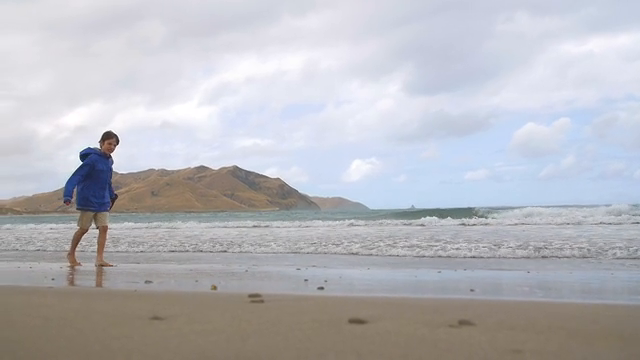
#> input picture frame 40 of TESI/data/videos/boy-walking.mp4, 640 x 360 px, given in place of video.mp4, which was not available
$ jupyter execute --allow-errors KF.ipynb   (shell and % lines are left out)   (text cells are left out)
#> lines starting #> are read from the running program, lines starting #| are printed output that depends on the picture; pictures that were not available may be replaced by others from this repository, and a replacement may not be noted
[cell 1]
import os
import sys
import shutil
import cv2
import time
from math import atan2, cos, sin
import numpy as np
import matplotlib.pyplot as plt
from dataPath import DATA_PATH, PATH_OUT_VIDEO, DATA_FILE_PATH

[cell 2]
# Load video
cap = cv2.VideoCapture(DATA_PATH + "videos/video.mp4")

# Confirm video is open
if not cap.isOpened():
    print("Unable to read video")

# Get size of source video
width_video = int(cap.get(cv2.CAP_PROP_FRAME_WIDTH))
height_video = int(cap.get(cv2.CAP_PROP_FRAME_HEIGHT))

# Set padding
padding = 20

# ROI size
w_ = width_video - 2 * padding
h_ = height_video - 2 * padding

# Video size
w = 2 * w_
h = h_

#print(f'size video {w_}, {h_}')

# Set File video output
out = cv2.VideoWriter(
    PATH_OUT_VIDEO+'output.avi', cv2.VideoWriter_fourcc('M', 'J', 'P', 'G'), 30, (w, h))

# 'M', 'J', 'P', 'G'
# Variable for storing frames
prev_gray = []
cur = []
cur_gray = []

# Initialazing parameters
a = 0
x = 0
y = 0

# posteriori state, priori estimate, posteriori estimate error covarience, priori estimate error covariance
# gain and actual measuremeents
X, X_, P, P_, K = [None for _ in range(0, 5)]

# process and measurement noise covariance
"""
Q is the covariance of the process noise. Simply put, Q specifies how much the actual motion of the object
deviates from your assumed motion model. If you are tracking cars on a road, then the constant velocity model
should be reasonably good, and the entries of Q should be small. If you are tracking people's faces, they are
not likely to move with a constant velocity, so you need to crank up Q.

R is the covariance matrix of the measurement noise, assumed to be Gaussian. In the context of tracking objects
in video it means your detection error. Let's say you are using a face detector to detect faces, and then you
want to track them using the Kalman filter. You run the detector, you get a bounding box for each face, and
then you use the Kalman filter to track the centroid of each box. The R matrix must describe how uncertain you
are about the location of the centroid. So in this case for the x,y coordinates the corresponding diagonal values
of R should be a few pixels. If your state includes velocity, then you need to guess the uncertainty of the
velocity measurement, and take the units into account. If your position is measured in pixels and your velocity
in pixels per frame, then the diagonal entries of R must reflect that.
"""
Q, R = np.full(3, .01, dtype=np.float32), np.full(3, 5, dtype=np.float32)

# keeping the last transformation just in case.
last_T = np.zeros((2, 3), dtype=np.float32)

# time variable
ticks = 0
preTicks = 0

# param for Shi-Tomasi corner detector
numCorners = 200
feautures_param = dict(maxCorners=numCorners,
                       qualityLevel=0.01,
                       minDistance=30,
                       blockSize=7)

# Read first frame
_, prev_frame = cap.read()
#> prev_frame is the input picture: shape (360, 640, 3); mean B, G, R 188.8, 183.4, 183.1

# Find the size of the image
sz = prev_frame.shape[0:1]
#> sz = (360,)

# Set setp k to 1
k = 1

# Remove previous files from data folder
#> (the rest of this cell did not finish here and is left out)

[cell 3]
while True:
    sucess, cur = cap.read()
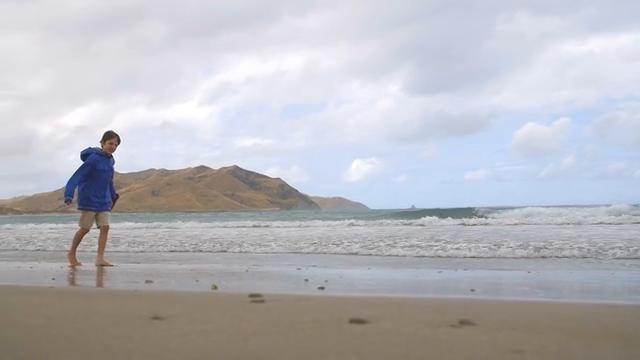
#> input picture frame 41 of TESI/data/videos/boy-walking.mp4, 640 x 360 px, given in place of video.mp4, which was not available
#> cur is the input picture: shape (360, 640, 3); mean B, G, R 189.2, 183.6, 183.5

    if not sucess:
        break

    """
    # Only if u(t) exists is necessary calculate delta time.
    # Change the equation state.
    # Update dt for transition matrix.
    # dt = time elapsed.
    preTicks = ticks
    ticks = cv2.getTickCount()
    dt = (ticks - preTicks) / cv2.getTickFrequency()
    """

    prev_gray = cv2.cvtColor(prev_frame, cv2.COLOR_BGR2GRAY)
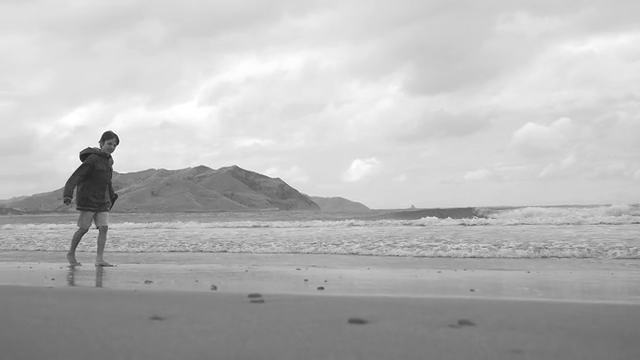
#> prev_gray: shape (360, 640); min 24, max 255, mean 183.9
    cur_gray = cv2.cvtColor(cur, cv2.COLOR_BGR2GRAY)

    # Take the corner of the previous frame
    prev_corner = cv2.goodFeaturesToTrack(
        prev_gray, maxCorners=200, qualityLevel=0.01, minDistance=30)
#> prev_corner = 52 rows, first 8: [82, 162], [111, 154], [96, 228], [323, 288], [69, 264], [114, 192], [64, 202], [449, 217]
    # Calculate optical flow
    new_points, status, err = cv2.calcOpticalFlowPyrLK(
        prev_gray, cur_gray, prev_corner, None)
#> new_points = 52 rows, first 8: [83, 161.9], [112.3, 153.7], [97.22, 227.9], [323.5, 287.9], [69.64, 263.8], [115.2, 191.7], [64.86, 201.7], [449.2, 216.9]; status = 52 values from 1 to 1; err = 52 values, max 5.09 at index 2, min 0.639 at index 40, mean 2.18

    # Select good points
    prev_corner2 = prev_corner[status == 1]
#> prev_corner2 = 52 pairs, first value 16 to 630, second value 154 to 321
    cur_corner2 = new_points[status == 1]
#> cur_corner2 = 52 pairs, first value 16.01 to 630.1, second value 153.7 to 321

    # translation + rotation only estimate the transformation
    prev_corner2 = np.array(prev_corner2).astype(np.float32)
    cur_corner2 = np.array(cur_corner2).astype(np.float32)
    T, _ = cv2.estimateAffine2D(prev_corner2, cur_corner2)
#> T = [[0.999, 3.02e-06, 0.579], [0.000318, 1, -0.247]]

    T = T if T is not None else last_T
    #    T = [[1, 0, 0], [0, 1, 0]]

    # decompose T
    dx = T[0, 2]
#> dx = 0.579
    dy = T[1, 2]
#> dy = -0.247
    da = atan2(T[1, 0].astype(np.float32), T[0, 0].astype(np.float32))
#> da = 0.000318

    # Save the original roto-tralsation
    with open(DATA_FILE_PATH + 'out_transform.csv', 'a') as file_transform:
        file_transform.write(f'{k},{dx},{dy},{da},\n')

    # Accumalated frame by frame. Show the original trajectory
    x += dx
#> x = 0.579
    y += dy
#> y = -0.247
    a += da
#> a = 0.000318

    # Save the original trajectory
    with open(DATA_FILE_PATH + 'out_trajectory.csv', 'a') as file_traj:
        file_traj.write(f'{k},{x},{y},{a},\n')

    # measurement = np.array([x, y, a]).astype(np.float32)
    z = np.array([x, y, a]).astype(np.float32)
#> z = [0.579, -0.247, 0.000318]

    if k == 1:
        # Update state. Note x, y, a are set to measured values.
        # vx = vy = va = 0 because we have no idea about the velocities yet.
        # Set diagonal values for R and Q
        X = np.zeros(3, dtype=np.float32)
        P = np.ones(3, dtype=np.float32)
        P_ = np.zeros(3, dtype=np.float32)
        K = np.zeros(3, dtype=np.float32)
    else:
        # prediction
        X_ = X
        P_ = P + Q
        # correction
        K = P_ / (P + R)
        X = X + K * (z - X_)
        P = (np.ones(3, dtype=np.float32) - K) * P_

    # Save Kalman gain and projected Covariance error
    with open(DATA_FILE_PATH + 'param.csv', 'a') as file_trasf:
        file_trasf.write(
            f'{k},{K[0]},{K[1]},{K[2]},{P_[0]},{P_[1]},{P_[2]},\n')

    # smoothed trajectory
    # Save smooth trajectory
    Xx, Xy, Xa = X[0], X[1], X[2]
    with open(DATA_FILE_PATH + 'smooth_trajectory.csv', 'a') as smooth_traj:
        smooth_traj.write(f'{k},{Xx},{Xy},{Xa},\n')

    # target - current position = correction
    diff_x = Xx - x
#> diff_x = -0.579
    diff_y = Xy - y
#> diff_y = 0.247
    diff_a = Xa - a
#> diff_a = -0.000318

    dx += diff_x
#> dx = 0
    dy += diff_y
#> dy = 0
    da += diff_a
#> da = 0

    # Saving the differece applied to original k-frame
    with open(DATA_FILE_PATH + 'prev_curr_transform.csv', 'a') as file_trasf:
        file_trasf.write(f'{k},{diff_x},{diff_y},{diff_a},\n')

    # Set the transformation
    T = np.array([
        [cos(diff_a), -sin(diff_a), diff_x],
        [sin(diff_a), cos(diff_a), diff_y]
    ], dtype=np.float32)
#> T = [[1, 0.000318, -0.579], [-0.000318, 1, 0.247]]

    # warp the image based on T
    warped_img = cv2.warpAffine(cur, T, (cur.shape[1], cur.shape[0]))

    # resize wared image for a comparison side by side
    resized_cur = cv2.resize(cur, (w_, h_),
                             interpolation=cv2.INTER_LINEAR)
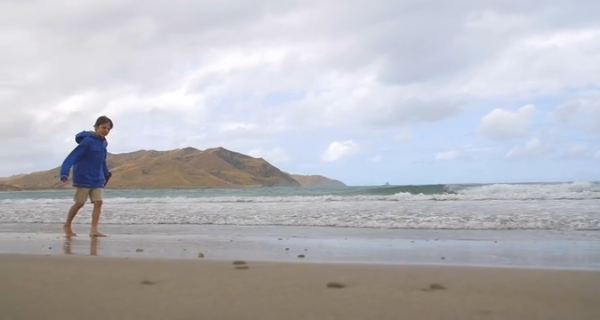
#> resized_cur: shape (320, 600, 3); mean B, G, R 189.1, 183.5, 183.4

    # crop image borders
    crop_img = warped_img[padding:padding+h_, padding:padding+w_]
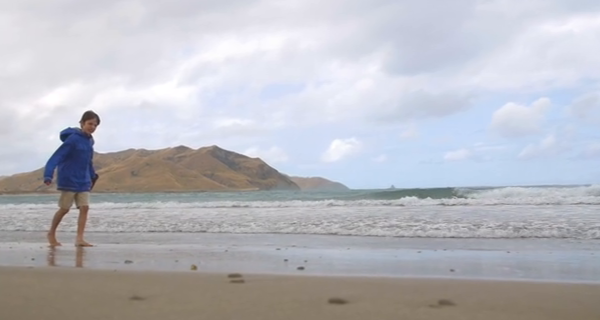
#> crop_img: shape (320, 600, 3); mean B, G, R 192.6, 185.9, 185.2

    # concatenate image original + stabilyzed
    output = np.concatenate((resized_cur, crop_img), axis=1)
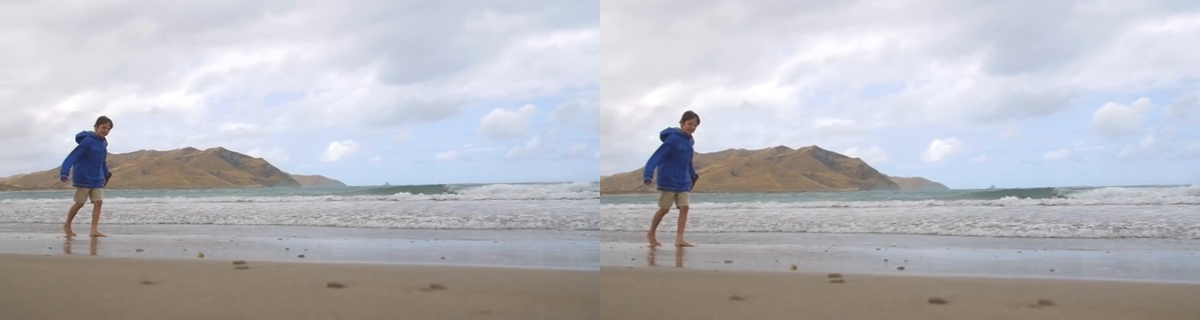
#> output: shape (320, 1200, 3); mean B, G, R 190.8, 184.7, 184.3

    # for a check on the size
    if k == 1:
        print('size output', output.shape[:2])
#| size output (320, 1200)
        print(f'size video {h},{w}')
        print('size original', resized_cur.shape[:2])
#| size original (320, 600)
        print('size warp image', crop_img.shape[:2])
#| size warp image (320, 600)

    # write frame
    out.write(output)
    prev_frame = cur

    k += 1

$ run again, starting later in the video
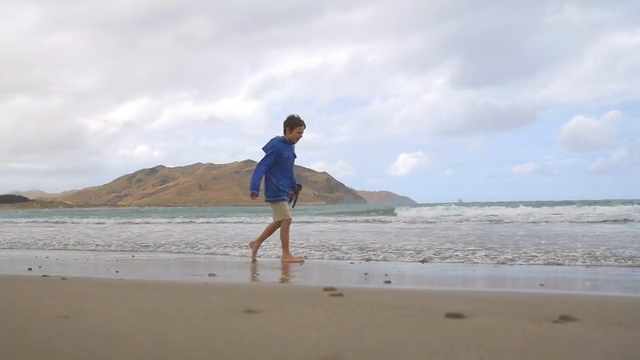
#> input picture frame 183 of TESI/data/videos/boy-walking.mp4, 640 x 360 px, given in place of video.mp4, which was not available
#> prev_frame is the input picture: shape (360, 640, 3); mean B, G, R 185.2, 181.1, 182.1
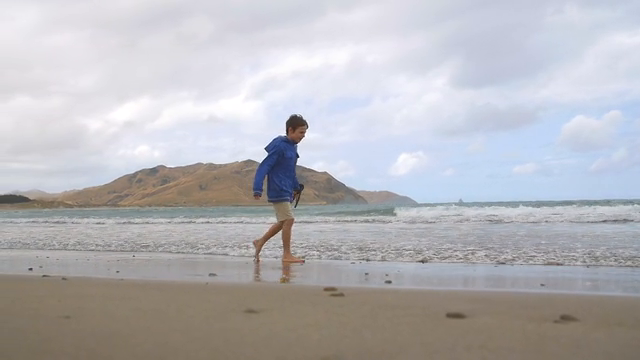
#> input picture frame 184 of TESI/data/videos/boy-walking.mp4, 640 x 360 px, given in place of video.mp4, which was not available
#> cur is the input picture: shape (360, 640, 3); mean B, G, R 184.8, 181, 181.8
#> prev_corner = 55 rows, first 8: [283, 135], [295, 163], [31, 269], [280, 228], [257, 162], [390, 282], [133, 256], [256, 258]
#> new_points = 55 rows, first 8: [285.5, 134.7], [297.5, 163.3], [31.58, 269], [281.7, 229.9], [259.2, 162.3], [390.7, 281.9], [133.3, 256.1], [259.1, 257.6]; status = 55 values from 1 to 1; err = 55 values, max 9.78 at index 7, min 0.427 at index 50, mean 2.41
#> prev_corner2 = 55 pairs, first value 17 to 633, second value 135 to 318
#> cur_corner2 = 55 pairs, first value 17.62 to 633, second value 134.7 to 318
#> `T, _ = cv2.estimateAffine2D(prev_corner2, cur_corner2)`: T = [[0.999, -0.00634, 2.12], [5.04e-05, 1, 0.1]]
#> `dx = T[0, 2]`: dx = 2.12
#> `dy = T[1, 2]`: dy = 0.1
#> `da = atan2(T[1, 0].astype(np.float32), T[0, 0].astype(np.float32))`: da = 5.05e-05
#> x = 2.12
#> y = 0.1
#> a = 5.05e-05
#> z = [2.12, 0.1, 5.05e-05]
#> diff_x = -2.12
#> diff_y = -0.1
#> diff_a = -5.05e-05
#> `dx += diff_x`: dx = 0
#> `T = np.array([ [cos(diff_a), -sin(diff_a), diff_x], [sin(diff_a), cos(..`: T = [[1, 5.05e-05, -2.12], [-5.05e-05, 1, -0.1]]
#> `output = np.concatenate((resized_cur, crop_img), axis=1)`:
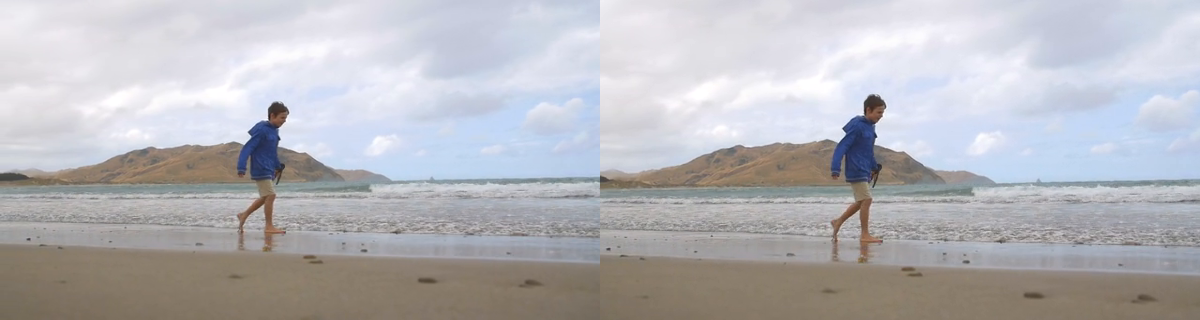
#> output: shape (320, 1200, 3); mean B, G, R 186.1, 181.9, 182.5
#| size output (320, 1200)
#| size original (320, 600)
#| size warp image (320, 600)

$ run again, starting later in the video
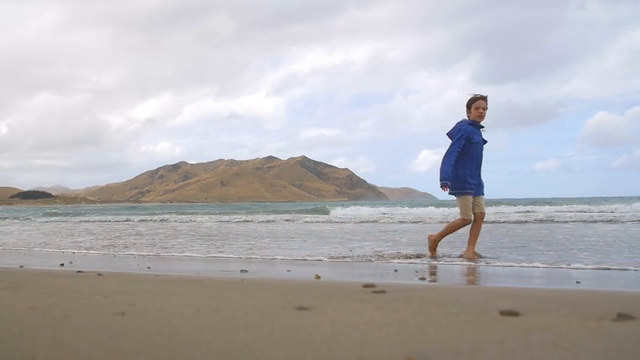
#> input picture frame 326 of TESI/data/videos/boy-walking.mp4, 640 x 360 px, given in place of video.mp4, which was not available
#> prev_frame is the input picture: shape (360, 640, 3); mean B, G, R 181.4, 178.3, 179.9
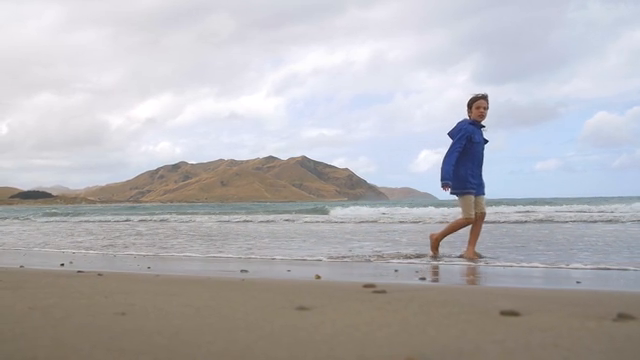
#> input picture frame 327 of TESI/data/videos/boy-walking.mp4, 640 x 360 px, given in place of video.mp4, which was not available
#> cur is the input picture: shape (360, 640, 3); mean B, G, R 181.8, 178.5, 180.2
#> prev_corner = 50 rows, first 8: [486, 141], [486, 96], [449, 193], [446, 134], [63, 264], [483, 194], [470, 225], [395, 270]
#> new_points = 50 rows, first 8: [487, 140.6], [486.9, 95.27], [450.3, 192.7], [447, 133.7], [63.24, 264], [483.8, 193.8], [470.5, 225.3], [395.1, 270]; status = 50 values from 1 to 1; err = 50 values, max 7.62 at index 6, min 0.398 at index 36, mean 1.75
#> prev_corner2 = 50 pairs, first value 18 to 632, second value 96 to 319
#> cur_corner2 = 50 pairs, first value 18.07 to 631.6, second value 95.27 to 319
#> `T, _ = cv2.estimateAffine2D(prev_corner2, cur_corner2)`: T = [[1, -0.00246, 0.524], [-0.000315, 1, -0.273]]
#> `dx = T[0, 2]`: dx = 0.524
#> `dy = T[1, 2]`: dy = -0.273
#> `da = atan2(T[1, 0].astype(np.float32), T[0, 0].astype(np.float32))`: da = -0.000315
#> x = 0.524
#> y = -0.273
#> a = -0.000315
#> z = [0.524, -0.273, -0.000315]
#> diff_x = -0.524
#> diff_y = 0.273
#> diff_a = 0.000315
#> `dx += diff_x`: dx = 0
#> `T = np.array([ [cos(diff_a), -sin(diff_a), diff_x], [sin(diff_a), cos(..`: T = [[1, -0.000315, -0.524], [0.000315, 1, 0.273]]
#> `output = np.concatenate((resized_cur, crop_img), axis=1)`:
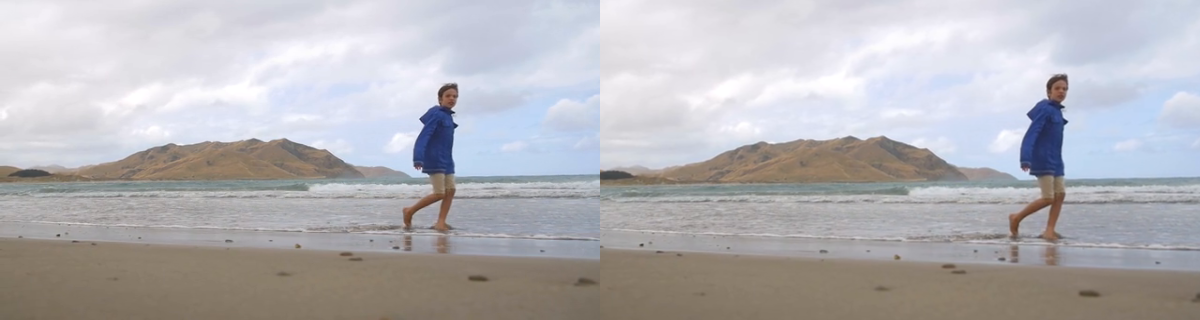
#> output: shape (320, 1200, 3); mean B, G, R 182.9, 179.3, 180.8
#| size output (320, 1200)
#| size original (320, 600)
#| size warp image (320, 600)
